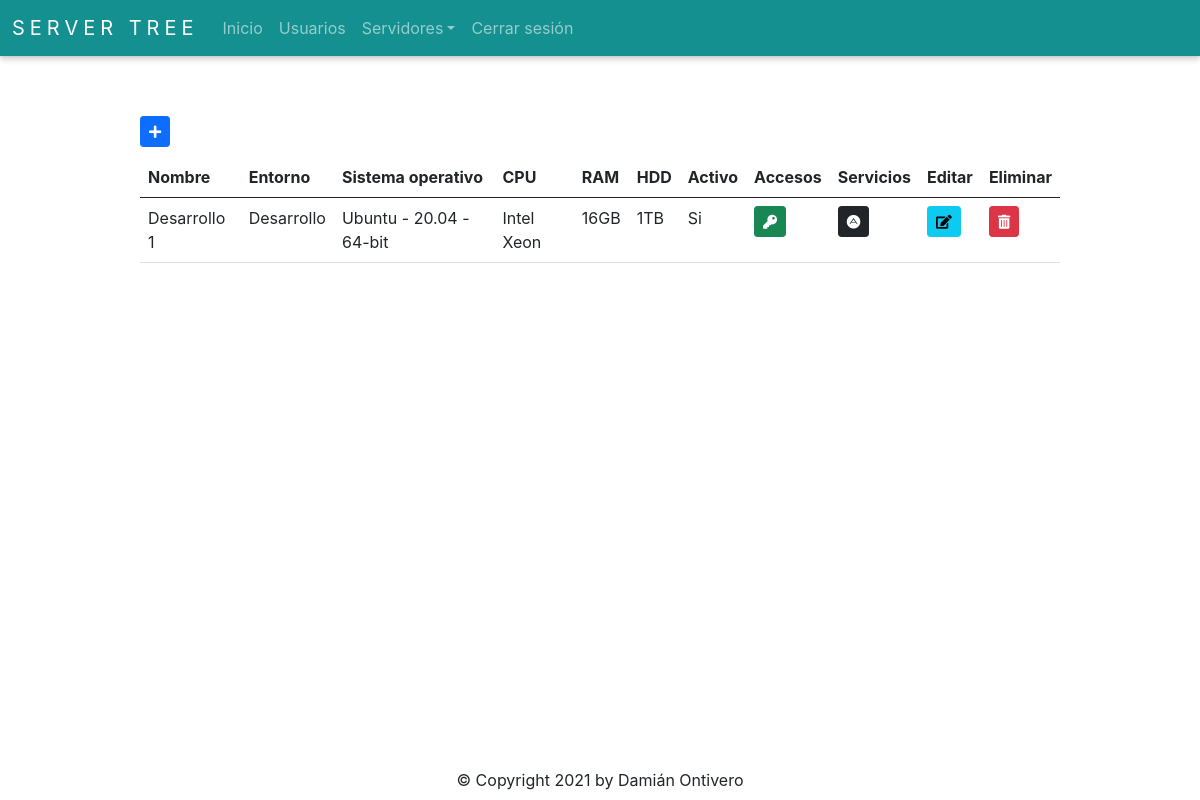
The app's page /server/get_server_all (signed in) with its own data.
### app/server/models.py (models this page shows, shortened)
class Server(db.Model):
    __tablename__ = 'Servers'
    id = db.Column(db.Integer, autoincrement=True, primary_key=True, nullable=False)
    name = db.Column(db.String(50), nullable=False)
    environment_id = db.Column(db.Integer, db.ForeignKey('Environments.id'), nullable=False)
    operating_system_id = db.Column(db.Integer, db.ForeignKey('OperatingSystems.id'), nullable=False)
    cpu = db.Column(db.String(50), nullable=False)
    ram = db.Column(db.String(50), nullable=False)
    hdd = db.Column(db.String(50), nullable=False)
    is_active = db.Column(db.Boolean)
    @staticmethod
    def get_all():
        return Server.query.all()

class Environment(db.Model):
    __tablename__ = 'Environments'
    id = db.Column(db.Integer, autoincrement=True, primary_key=True, nullable=False)
    name = db.Column(db.String(50), nullable=False)
    @staticmethod
    def get_all():
        return Environment.query.all()

class OperatingSystem(db.Model):
    __tablename__ = 'OperatingSystems'
    id = db.Column(db.Integer, autoincrement=True, primary_key=True, nullable=False)
    name = db.Column(db.String(50), nullable=False)
    version = db.Column(db.String(50), nullable=False)
    architect = db.Column(db.String(6), nullable=False)
    def __repr__(self):
        return '{} - {} - {}'.format(self.name, self.version, self.architect)
    @staticmethod
    def get_all():
        return OperatingSystem.query.all()

### app/server/routes.py (the view)
@server_bp.route('/get_server_all', methods=['GET', 'POST'])
@login_required
def get_server_all():
    data = db.session.query(Server, Environment, OperatingSystem).join(Environment, OperatingSystem).all()
    form = ServerForm()
    access_form = AccessForm()
    service_form = ServiceForm()
    return render_template('server.html', data=data, form=form, access_form=access_form, service_form=service_form)

### app/auth/models.py (called while the page is built)
    @staticmethod
    def get_by_id(id):
        return User.query.get(id)

### app/auth/routes.py (called while the page is built)
@login_manager.user_loader
def load_user(user_id):
    return User.get_by_id(int(user_id))

### app/server/models.py (called while the page is built)
    @staticmethod
    def get_all():
        return ConnectionType.query.all()

### app/server/templates/server.html (shortened to what this page needs)
{% extends 'base.html' %}
{% import 'bootstrap/wtf.html' as wtf %}
{% block content %}
<div class="buttons">
  {% if current_user.role_id == 1 %}
    <button type="button" id="addButton" class="btn btn-primary btn-sm" data-bs-toggle="modal" data-bs-target="#serverModal"><i class="fas fa-plus"></i></button>
  {% else %}
    <button disabled type="button" id="addButton" class="btn btn-primary btn-sm" data-bs-toggle="modal" data-bs-target="#serverModal"><i class="fas fa-plus"></i></button>
  {% endif %}
</div>
<table class="table table-hover">
  <thead>
    <tr>
      <th>Nombre</th>
      <th>Entorno</th>
      <th>Sistema operativo</th>
      <th>CPU</th>
      <th>RAM</th>
      <th>HDD</th>
      <th>Activo</th>
      <th>Accesos</th>
      <th>Servicios</th>
      <th>Editar</th>
      <th>Eliminar</th>
    </tr>
  </thead>
  <tbody>
    {% for server, env, os in data %}
      <tr>
        <td>{{ server.name }}</td>
        <td>{{ env.name }}</td>
        <td>{{ os.name + ' - ' + os.version + ' - ' + os.architect }}</td>
        <td>{{ server.cpu }}</td>
        <td>{{ server.ram }}</td>
        <td>{{ server.hdd }}</td>
        <td>
          {% if server.is_active == 0 %}
            No
          {% elif server.is_active == 1  %}
            Si
          {% endif %}
        </td>
        <td>
          <button type="button" class="btn btn-success btn-sm" id="accessButton" data-id={{ server.id }} data-bs-toggle="modal" data-bs-target="#accessModal"><i class="fas fa-key"></i></button>
        </td>
        <td>
          <button type="button" class="btn btn-dark btn-sm" id="serviceButton" data-id={{ server.id }} data-bs-toggle="modal" data-bs-target="#serviceModal"><i class="fab fa-adn"></i></button>
        </td>
        {% if current_user.role_id == 1 %}
          <td>
            <button type="button" class="btn btn-info btn-sm" id="editButton" data-id={{ server.id }} data-bs-toggle="modal" data-bs-target="#serverModal"><i class="fas fa-edit"></i></button>
          </td>
          <td>
            <button type="button" class="btn btn-danger btn-sm" id="deleteButton" data-id={{ server.id }} data-bs-toggle="modal" data-bs-target="#deleteServerModal"><i class="fas fa-trash-alt"></i></button>
          </td>
        {% endif %}
      </tr>
    {% endfor %}
  </tbody>
</table>
{% endblock %}

### app/static/style.css (style rules this page uses)
* { text-decoration: none; font-family: -apple-system, BlinkMacSystemFont, 'Segoe UI', Roboto, Oxygen, Ubuntu, Cantarell, 'Open Sans', 'Helvetica Neue', sans-serif; }
html, body { margin: 0; padding: 0; width: 100%; height: 100%; position: relative; }
.container-base .buttons { margin-bottom: 10px; }

### records on screen
Server: name "Desarrollo 1", name "Desarrollo", architect "Ubuntu - 20.04 - 64-bit", cpu "Intel Xeon", ram "16GB", hdd "1TB", is_active "Si"
